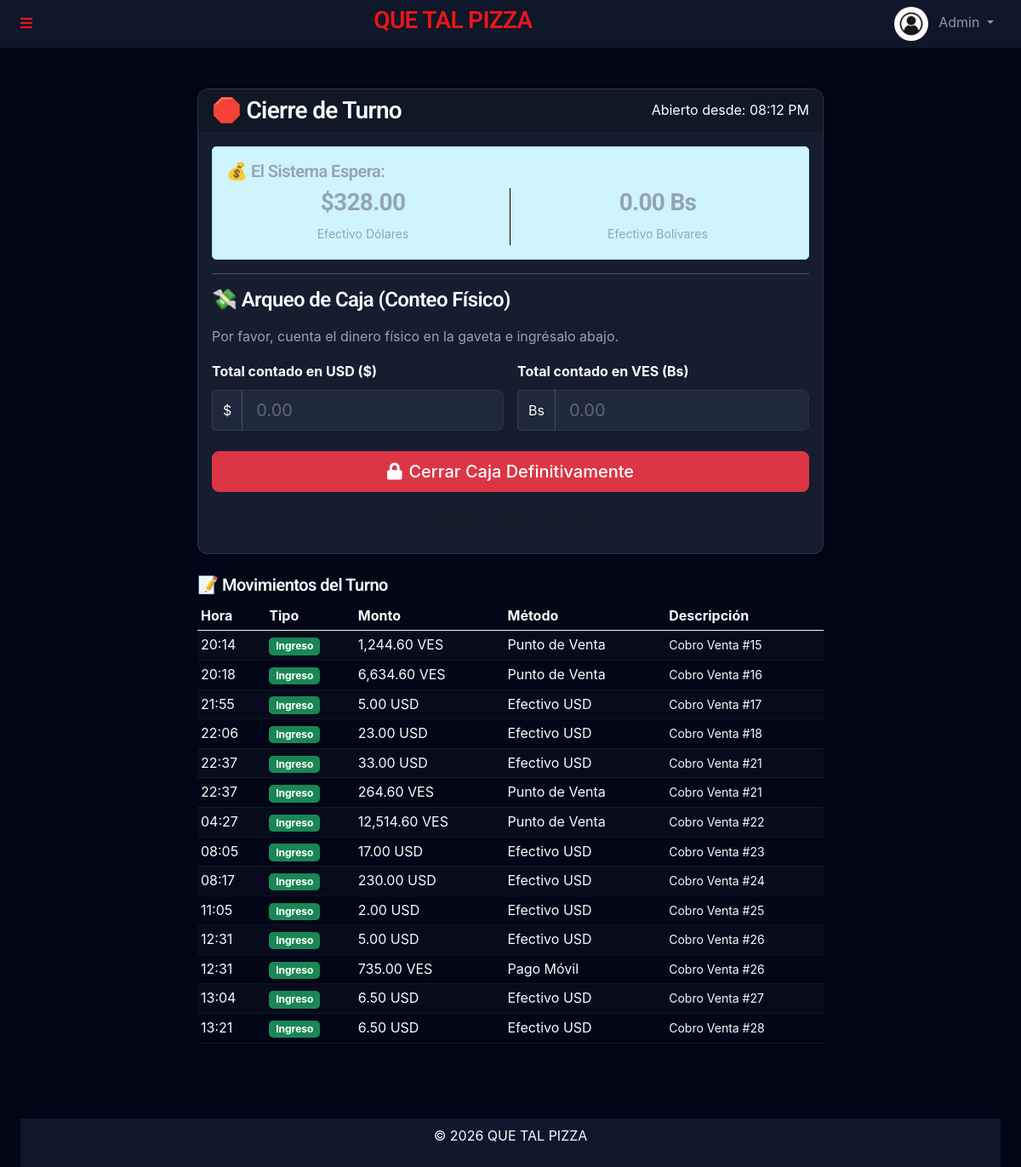
The page /paginas/cierre_caja.php (signed in) on the database as committed earlier.
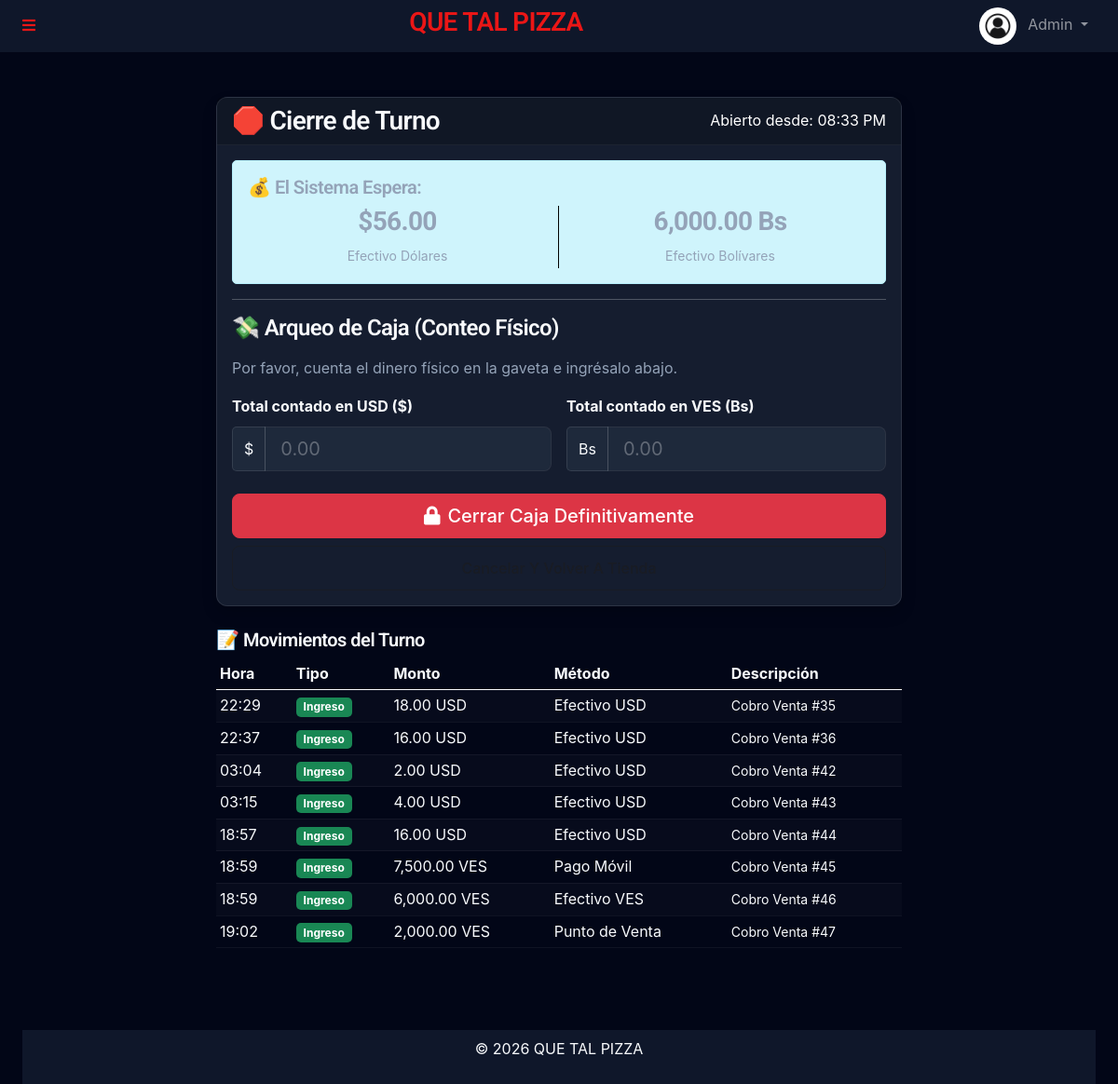
The same page on the database as committed later.
### tables this page shows
CREATE TABLE `cash_sessions` (
  `id` int(11) NOT NULL,
  `user_id` int(11) NOT NULL,
  `opening_balance_usd` decimal(10,2) DEFAULT 0.00,
  `opening_balance_ves` decimal(10,2) DEFAULT 0.00,
  `closing_balance_usd` decimal(10,2) DEFAULT 0.00,
  `closing_balance_ves` decimal(10,2) DEFAULT 0.00,
  `calculated_usd` decimal(10,2) DEFAULT 0.00,
  `calculated_ves` decimal(10,2) DEFAULT 0.00,
  `status` enum('open','closed') DEFAULT 'open',
  `opened_at` timestamp NULL DEFAULT current_timestamp(),
  `closed_at` timestamp NULL DEFAULT NULL
);

CREATE TABLE `transactions` (
  `id` int(11) NOT NULL,
  `cash_session_id` int(11) NOT NULL,
  `type` enum('income','expense') NOT NULL,
  `amount` decimal(12,2) NOT NULL,
  `currency` enum('USD','VES') NOT NULL,
  `exchange_rate` decimal(10,2) NOT NULL DEFAULT 1.00,
  `amount_usd_ref` decimal(12,2) NOT NULL DEFAULT 0.00,
  `payment_method_id` int(11) NOT NULL,
  `reference_type` enum('order','purchase','adjustment','manual','debt_payment') NOT NULL DEFAULT 'manual',
  `reference_id` int(11) DEFAULT NULL,
  `description` text DEFAULT NULL,
  `created_by` int(11) NOT NULL,
  `created_at` timestamp NULL DEFAULT current_timestamp()
);

CREATE TABLE `payment_methods` (
  `id` int(11) NOT NULL,
  `name` varchar(50) NOT NULL,
  `currency` enum('USD','VES') NOT NULL,
  `type` enum('cash','bank','digital') NOT NULL DEFAULT 'cash',
  `is_active` tinyint(1) DEFAULT 1
);

### templates/autoload.php (called while the page is built, shortened)
<?php
require_once __DIR__ . '/../funciones/UserManager.php';
require_once __DIR__ . '/../funciones/CashRegisterManager.php';
$cashRegisterManager = new CashRegisterManager($db);

### funciones/CashRegisterManager.php (called while the page is built, shortened)
<?php
class CashRegisterManager
{
    private $db;
    public function __construct($db)
    {
        $this->db = $db;
    }
    public function hasOpenSession($userId)
    {
        $stmt = $this->db->prepare("SELECT id FROM cash_sessions WHERE user_id = ? AND status = 'open'");
        $stmt->execute([$userId]);
        return $stmt->fetchColumn();
    }
    public function getSessionReport($userId)
    {
        $sessionId = $this->hasOpenSession($userId);
        $report = [
            'id' => $sessionId,
            'expected_usd' => 0,
            'expected_ves' => 0,
            'movements' => []
        ];
        $stmt = $this->db->prepare("SELECT * FROM cash_sessions WHERE id = ?");
        $stmt->execute([$sessionId]);
        $session = $stmt->fetch(PDO::FETCH_ASSOC);
        $report['expected_usd'] = floatval($session['opening_balance_usd']);
        $report['expected_ves'] = floatval($session['opening_balance_ves']);
        $report['opened_at'] = $session['opened_at'];
        $sql = "SELECT t.*, pm.type as method_type, pm.name as method_name
                        FROM transactions t
                        JOIN payment_methods pm ON t.payment_method_id = pm.id
                        WHERE t.cash_session_id = ?
                        ORDER BY t.created_at ASC";
        $stmt = $this->db->prepare($sql);
        $stmt->execute([$sessionId]);
        $trans = $stmt->fetchAll(PDO::FETCH_ASSOC);
        foreach ($trans as $t) {
            if ($t['method_type'] === 'cash' && $t['reference_type'] !== 'adjustment') {
                if ($t['currency'] === 'USD') {
                    $report['expected_usd'] += ($t['type'] === 'income' ? $t['amount'] : -$t['amount']);
                } elseif ($t['currency'] === 'VES') {
                    $report['expected_ves'] += ($t['type'] === 'income' ? $t['amount'] : -$t['amount']);
                }
            }
            $report['movements'][] = $t;
        }
        return $report;
    }
}
?>

### paginas/cierre_caja.php (the view, shortened to what the changed rows need)
<?php
require_once '../templates/autoload.php';
$userId = $_SESSION['user_id'] ?? null;
$report = $cashRegisterManager->getSessionReport($userId);
require_once '../templates/header.php';
?>
<div class="container mt-5 mb-5">
    <div class="row justify-content-center">
        <div class="col-md-8">
            <div class="card shadow">
                <div class="card-header bg-danger text-white d-flex justify-content-between align-items-center">
                    <h3 class="mb-0">🛑 Cierre de Turno</h3>
                    <span>Abierto desde: <?= date('h:i A', strtotime($report['opened_at'])) ?></span>
                </div>
                <div class="card-body">
                    <div class="alert alert-info">
                        <div class="row text-center">
                            <div class="col-6 border-end">
                                <h3 class="fw-bold text-muted">$<?= number_format($report['expected_usd'], 2) ?></h3>
                                <small class="text-muted">Efectivo Dólares</small>
                            </div>
                            <div class="col-6">
                                <h3 class="fw-bold text-muted"><?= number_format($report['expected_ves'], 2) ?> Bs</h3>
                                <small class="text-muted">Efectivo Bolívares</small>
                            </div>
                        </div>
                    </div>
                </div>
            </div>
            <div class="mt-4">
                <div class="table-responsive">
                    <table class="table table-sm table-striped">
                        <thead>
                            <tr>
                                <th>Hora</th>
                                <th>Tipo</th>
                                <th>Monto</th>
                                <th>Método</th>
                                <th>Descripción</th>
                            </tr>
                        </thead>
                        <tbody>
                            <?php foreach ($report['movements'] as $mov): ?>
                                <tr>
                                    <td><?= date('H:i', strtotime($mov['created_at'])) ?></td>
                                    <td>
                                        <span class="badge bg-<?= $mov['type'] == 'income' ? 'success' : 'danger' ?>">
                                            <?= $mov['type'] == 'income' ? 'Ingreso' : 'Egreso' ?>
                                        </span>
                                    </td>
                                    <td>
                                        <?= number_format($mov['amount'], 2) ?>
                                        <?= $mov['currency'] ?>
                                    </td>
                                    <td><?= $mov['method_name'] ?></td>
                                    <td><small><?= $mov['description'] ?></small></td>
                                </tr>
                            <?php endforeach; ?>
                        </tbody>
                    </table>
                </div>
            </div>
        </div>
    </div>
</div>
<?php require_once '../templates/footer.php'; ?>

Rows that differ between the two databases and show on the page:
no longer on this page (row edited): cash_sessions: date('h:i A', strtotime($report['opened_at'])) "08:12 PM", id "328.00", id "0.00"
no longer on this page (row unchanged): transactions: created_at "20:14", type "Ingreso", amount "1,244.60", currency "VES", payment_method.name "Punto de Venta", description "Cobro Venta #15"
no longer on this page (row unchanged): transactions: created_at "20:18", type "Ingreso", amount "6,634.60", currency "VES", payment_method.name "Punto de Venta", description "Cobro Venta #16"
no longer on this page (row unchanged): transactions: created_at "21:55", type "Ingreso", amount "5.00", currency "USD", payment_method.name "Efectivo USD", description "Cobro Venta #17"
no longer on this page (row unchanged): transactions: created_at "22:06", type "Ingreso", amount "23.00", currency "USD", payment_method.name "Efectivo USD", description "Cobro Venta #18"
no longer on this page (row unchanged): transactions: created_at "22:37", type "Ingreso", amount "33.00", currency "USD", payment_method.name "Efectivo USD", description "Cobro Venta #21"
no longer on this page (row unchanged): transactions: created_at "22:37", type "Ingreso", amount "264.60", currency "VES", payment_method.name "Punto de Venta", description "Cobro Venta #21"
no longer on this page (row unchanged): transactions: created_at "04:27", type "Ingreso", amount "12,514.60", currency "VES", payment_method.name "Punto de Venta", description "Cobro Venta #22"
no longer on this page (row unchanged): transactions: created_at "08:05", type "Ingreso", amount "17.00", currency "USD", payment_method.name "Efectivo USD", description "Cobro Venta #23"
no longer on this page (row unchanged): transactions: created_at "08:17", type "Ingreso", amount "230.00", currency "USD", payment_method.name "Efectivo USD", description "Cobro Venta #24"
no longer on this page (row unchanged): transactions: created_at "11:05", type "Ingreso", amount "2.00", currency "USD", payment_method.name "Efectivo USD", description "Cobro Venta #25"
no longer on this page (row unchanged): transactions: created_at "12:31", type "Ingreso", amount "5.00", currency "USD", payment_method.name "Efectivo USD", description "Cobro Venta #26"
no longer on this page (row unchanged): transactions: created_at "12:31", type "Ingreso", amount "735.00", currency "VES", payment_method.name "Pago Móvil", description "Cobro Venta #26"
no longer on this page (row unchanged): transactions: created_at "13:04", type "Ingreso", amount "6.50", currency "USD", payment_method.name "Efectivo USD", description "Cobro Venta #27"
no longer on this page (row unchanged): transactions: created_at "13:21", type "Ingreso", amount "6.50", currency "USD", payment_method.name "Efectivo USD", description "Cobro Venta #28"
added cash_sessions: date('h:i A', strtotime($report['opened_at'])) "08:33 PM", id "56.00", id "6,000.00"
added transactions: created_at "22:29", type "Ingreso", amount "18.00", currency "USD", payment_method.name "Efectivo USD", description "Cobro Venta #35"
added transactions: created_at "22:37", type "Ingreso", amount "16.00", currency "USD", payment_method.name "Efectivo USD", description "Cobro Venta #36"
added transactions: created_at "03:04", type "Ingreso", amount "2.00", currency "USD", payment_method.name "Efectivo USD", description "Cobro Venta #42"
added transactions: created_at "03:15", type "Ingreso", amount "4.00", currency "USD", payment_method.name "Efectivo USD", description "Cobro Venta #43"
added transactions: created_at "18:57", type "Ingreso", amount "16.00", currency "USD", payment_method.name "Efectivo USD", description "Cobro Venta #44"
added transactions: created_at "18:59", type "Ingreso", amount "7,500.00", currency "VES", payment_method.name "Pago Móvil", description "Cobro Venta #45"
added transactions: created_at "18:59", type "Ingreso", amount "6,000.00", currency "VES", payment_method.name "Efectivo VES", description "Cobro Venta #46"
added transactions: created_at "19:02", type "Ingreso", amount "2,000.00", currency "VES", payment_method.name "Punto de Venta", description "Cobro Venta #47"
